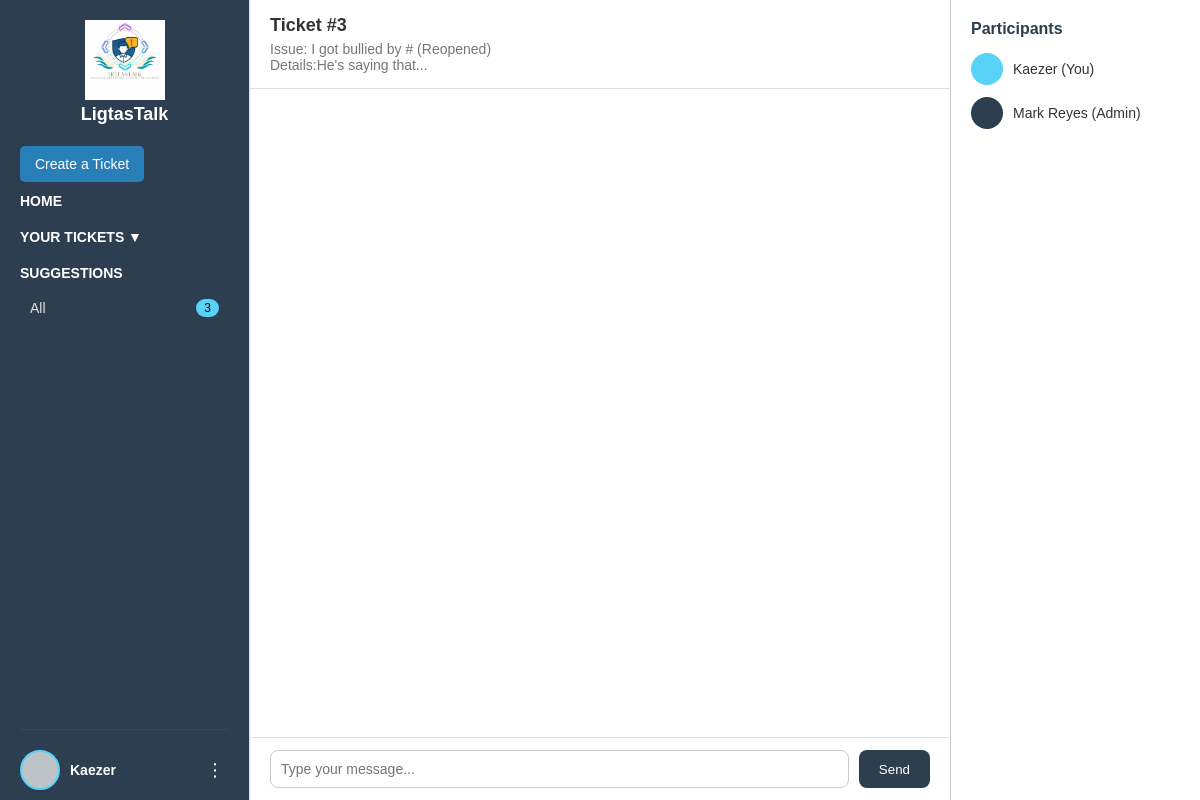
The app's page /userTicket.php?ticket_id=3 (signed in) with its own data.
### tables this page shows
CREATE TABLE `ticket` (
  `ticket_id` int(11) NOT NULL,
  `created_by` int(11) DEFAULT NULL,
  `assigned_to` int(11) DEFAULT NULL,
  `title` varchar(255) NOT NULL,
  `category` varchar(100) DEFAULT NULL,
  `details` text DEFAULT NULL,
  `is_anonymous` tinyint(1) DEFAULT 0,
  `status` enum('Open','In-progress','Closed','Resolved','Reopened') DEFAULT 'Open',
  `created_at` datetime DEFAULT current_timestamp() ON UPDATE current_timestamp()
);

CREATE TABLE `account` (
  `account_id` int(11) NOT NULL,
  `id_number` varchar(50) DEFAULT NULL,
  `email` varchar(100) DEFAULT NULL,
  `password` varchar(255) NOT NULL,
  `name` varchar(100) DEFAULT NULL,
  `role` enum('User','Staff','Admin') NOT NULL,
  `profile_pic` varchar(255) DEFAULT NULL
);

### userTicket.php (the view, shortened to what this page needs)
<?php
require 'connect.php';
if (isset($_GET['ticket_id'])) {
    $ticketId = intval($_GET['ticket_id']);
    $sql = "SELECT * FROM ticket WHERE ticket_id = ? AND created_by = ?";
    $stmt = $conn->prepare($sql);
    $stmt->bind_param("ii", $ticketId, $_SESSION['account_id']);
    $stmt->execute();
    $ticket = $stmt->get_result()->fetch_assoc();
    $creator_sql = "SELECT account_id, name, role FROM account WHERE account_id = ?";
    $creator_stmt = $conn->prepare($creator_sql);
    $creator_stmt->bind_param("i", $ticket['created_by']);
    $creator_stmt->execute();
    $creator = $creator_stmt->get_result()->fetch_assoc();
    $assignee = null;
    if (!empty($ticket['assigned_to'])) {
        $assignee_sql = "SELECT name, role FROM account WHERE account_id = ?";
        $assignee_stmt = $conn->prepare($assignee_sql);
        $assignee_stmt->bind_param("i", $ticket['assigned_to']);
        $assignee_stmt->execute();
        $assignee = $assignee_stmt->get_result()->fetch_assoc();
    }
} else {
    echo "No ticket selected.";
    exit;
}
?>
<!DOCTYPE html>
<html lang="en">
<head>
  <link rel="stylesheet" href="css/userTicketStyle.css">
  <link rel="stylesheet" href="css/userStyle.css">
</head>
<body>
  <aside class="sidebar">
    <div>
      <div class="LogoContainer">
        <img class="logo image" src="images/Logo.jpg" alt="LigtasTalk Logo">
        <h2 class="logo title">LigtasTalk</h2>
      </div>
      <div class="menu">
        <label for="toggleTicket" class="createTicket">Create a Ticket</label>
        <a href="userHome.php"><h4>Home</h4></a>
        <label for="ticketDropdown" class="dropdown-label">
          <h4>Your Tickets ▼</h4>
        </label>
          <?php
          $userId = $_SESSION['account_id'];
          $sql = "SELECT ticket_id, title, status, is_anonymous
                  FROM ticket
                  WHERE created_by = ? AND status != 'Closed'
                  ORDER BY created_at DESC";
          $stmt = $conn->prepare($sql);
          $stmt->bind_param("i", $userId);
          $stmt->execute();
          $result = $stmt->get_result();
          if ($result->num_rows > 0) {
              while ($row = $result->fetch_assoc()) {
                  $title = $row['title'] ?: "Untitled Ticket";
                  if ($row['is_anonymous']) {
                      $title .= " (Anonymous)";
                  }
                  $status = htmlspecialchars($row['status']);
                  $ticketId = htmlspecialchars($row['ticket_id']);
                  echo "<a href='userTicket.php?ticket_id={$ticketId}'>
                          " . htmlspecialchars($title) . "
                          <span style='font-size:12px; color:gray;'>[$status]</span>
                        </a>";
              }
          } else {
              echo "<p style='padding:5px; color:gray;'>No open tickets</p>";
          }
          ?>
        <h4>Suggestions</h4>
        <ul>
          <a href="suggestions.php">
            <li>
              All
              <span class="badge">
                <?php
                $suggestionCountQuery = "SELECT COUNT(*) AS total FROM suggestion";
                $result = $conn->query($suggestionCountQuery);
                if ($result && $row = $result->fetch_assoc()) {
                    echo htmlspecialchars($row['total']);
                } else {
                    echo "0";
                }
                ?>
              </span>
            </li>
          </a>
        </ul>
      </div>
    </div>
    <div class="bottom">
      <div class="profile">
        <div class="profile-pic"></div>
        <div class="username"><?php echo htmlspecialchars($_SESSION['name']); ?></div>
      </div>
      <div class="usern-container">
        <label for="ellipsisToggle" class="ellipsis">⋮</label>
      </div>
    </div>
  </aside>
  <div class="main-content">
    <div class="chat-container">
      <div class="chat-header">
        <h2>Ticket #<?php echo $ticket['ticket_id']; ?></h2>
        <p>Issue: <?php echo htmlspecialchars($ticket['title']); ?> (<?php echo htmlspecialchars($ticket['status']); ?>)</p>
        <p>Details:<?php echo nl2br(htmlspecialchars($ticket['details'])); ?></p>
      </div>
      <div class="messages">
      </div>
      <div class="chat-input">
        <form method="POST" action="send_message.php" style="display:flex; gap:10px; width:100%;">
          <input type="text" name="message" placeholder="Type your message..." autocomplete="off" required />
          <button type="submit">Send</button>
        </form>
      </div>
    </div>
    <div class="right-sidebar">
      <h3>Participants</h3>
      <ul>
        <li>
          <div class="user-icon user"></div>
          <span>
            <?php
              if ($ticket['is_anonymous']) {
                  echo "Anonymous";
                  if ($ticket['created_by'] == $_SESSION['account_id']) {
                      echo " (You)";
                  }
              } else {
                  echo htmlspecialchars($creator['name']);
                  if ($creator['account_id'] == $_SESSION['account_id']) {
                      echo " (You)";
                  }
              }
            ?>
          </span>
        </li>
        <?php if ($assignee) { ?>
          <li>
            <div class="user-icon staff"></div>
            <span><?php echo htmlspecialchars($assignee['name']); ?> (<?php echo $assignee['role']; ?>)</span>
          </li>
        <?php } else { ?>
          <li><span style="color: gray;">No staff assigned yet</span></li>
        <?php } ?>
      </ul>
    </div>
  </div>
</body>
</html>

### css/userTicketStyle.css (style rules this page uses)
* { margin: 0; padding: 0; box-sizing: border-box; font-family: Arial, sans-serif; }
body { display: flex; font-family: Arial, sans-serif; margin: 0; height: 100vh; background: #fafafa; color: #333; overflow: hidden; }
.sidebar { width: 250px; background: #2c3e50; border-right: 1px solid #ddd; height: 100vh; color: white; display: flex; flex-shrink: 0; flex-direction: column; justify-content: space-between; padding: 20px; box-shadow: 2px 0 8px rgba(0,0,0,0.15); min-height: 100vh; }
.logo { font-size: 18px; font-weight: bold; margin-bottom: 30px; text-align: center; }
.menu h4 { margin-bottom: 10px; font-size: 14px; text-transform: uppercase; color: #ffffff; }
.menu ul { list-style: none; }
.menu ul li { padding: 10px; font-size: 14px; color: rgb(231, 221, 221); cursor: pointer; border-radius: 5px; margin-bottom: 5px; transition: 0.2s; }
.bottom { border-top: 1px solid #444; padding-top: 15px; }
.profile { display: flex; align-items: center; gap: 10px; }
.profile-pic { border: 2px solid #58d2f7; width: 40px; height: 40px; border-radius: 50%; background: #bdc3c7; }
.username { font-size: 14px; font-weight: 600; }
.chat-container { flex: 1; display: flex; flex-direction: column; height: 100vh; background: #fdfdfd; position: relative; }
.chat-header { position: sticky; top: 0; background: #fff; padding: 15px 20px; border-bottom: 1px solid #ddd; z-index: 5; }
.chat-header h2 { margin-bottom: 5px; font-size: 18px; }
.chat-header p { font-size: 14px; color: #777; }
.messages { background: #fff; flex: 1; display: flex; flex-direction: column; overflow-y: auto; padding: 20px; padding-bottom: 100px; border-radius: 6px; margin-bottom: 15px; }
.chat-input { position: absolute; bottom: 0; left: 0; right: 0; display: flex; gap: 10px; padding: 12px 20px; border-top: 1px solid #ddd; background: #fff; z-index: 10; }
.chat-input input { flex: 1; padding: 10px; border: 1px solid #ccc; border-radius: 8px; font-size: 14px; }
.chat-input button { background: #2c3e50; color: #fff; padding: 10px 20px; border: none; border-radius: 8px; cursor: pointer; transition: background 0.2s; }
.right-sidebar { border-left: 1px solid #ccc; background: #fff; width: 250px; padding: 20px; overflow-y: auto; }
.right-sidebar h3 { margin-bottom: 15px; font-size: 16px; color: #2c3e50; }
.right-sidebar ul { list-style: none; }
.right-sidebar li { display: flex; align-items: center; margin-bottom: 12px; font-size: 14px; color: #333; }
.user-icon { width: 32px; height: 32px; border-radius: 50%; margin-right: 10px; }
.user-icon.staff { background: #2c3e50; }
.user-icon.user { background: #58d2f7; }

### css/userStyle.css (style rules this page uses)
* { margin: 0; padding: 0; box-sizing: border-box; font-family: Arial, sans-serif; }
a { text-decoration: none; color: inherit; }
body { display: flex; background: #fafafa; color: #333; }
.sidebar { width: 250px; background: #2c3e50; border-right: 1px solid #ddd; height: 100vh; color: white; display: flex; flex-direction: column; justify-content: space-between; padding: 20px; padding-bottom: 0px; box-shadow: 2px 0 8px rgba(0,0,0,0.15); }
.bottom { padding-top: 20px; padding-bottom:10px; border-top: 1px solid #444; display: flex; justify-content: space-between; align-items: center; }
.profile { display: flex; align-items: center; gap: 10px; }
.profile-pic { border: 2px solid #58d2f7; width: 40px; height: 40px; border-radius: 50%; background: #bdc3c7; }
.username { font-size: 14px; font-weight: 600; }
.usern-container { position: relative; }
.ellipsis { font-size: 20px; padding: 5px; border-radius: 50%; transition: background 0.2s; cursor: pointer; font-size: 18px; }
.LogoContainer { text-align: center; }
.logo.image { width:5rem; margin-bottom: 0px; }
.logo { font-size: 18px; font-weight: bold; margin-bottom: 30px; color: white; }
.menu h4 { margin: 5px 0 10px; margin-top: 20px; font-size: 14px; text-transform: uppercase; color: #ffffff; }
.menu ul { list-style: none; }
.menu ul li { padding: 8px 10px; font-size: 14px; display: flex; justify-content: space-between; align-items: center; cursor: pointer; color: rgb(231, 221, 221); }
.badge { background: #58d2f7; padding: 2px 8px; border-radius: 12px; font-size: 12px; color: black; }
.dropdown-label { cursor: pointer; display: block; padding: 0px 10px; padding-left: 0px; color: #fff; font-size: 14px; user-select: none; }
.createTicket { margin-top: 10px; padding: 10px 15px; background: #2980b9; color: #fff; border: none; border-radius: 5px; cursor: pointer; font-size: 14px; transition: background 0.2s; }

### records on screen
ticket: ticket_id "3", title "I got bullied by #", status "Reopened", details "He's saying that..."
account: name "Kaezer"
account: name "Mark Reyes", role "Admin"

### other values on screen
$row['total'] "3"
$_SESSION['name'] "Kaezer"
